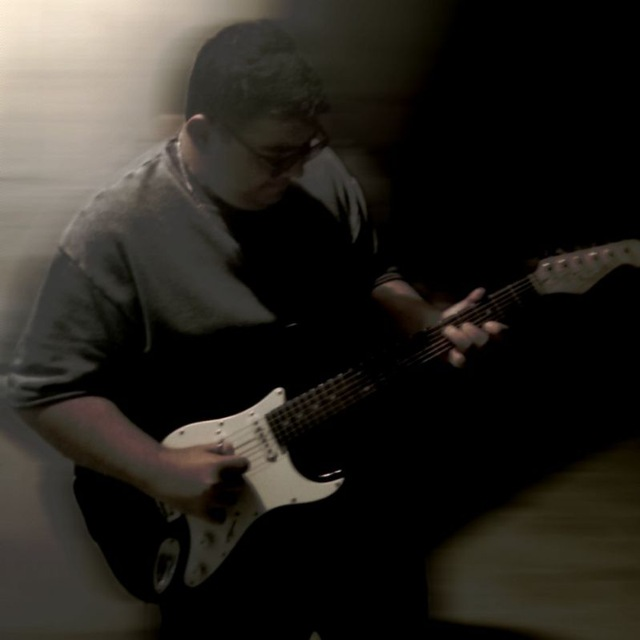
#> input picture edge detection/img1.png, 640 x 640 px
$ python DetectEdges.py
#> lines starting #> are read from the running program, lines starting #| are printed output that depends on the picture
from PIL import Image
import numpy as np
import matplotlib.pyplot as plt
import cv2

img = np.array(Image.open('img1.png'))
#> img is the input picture: shape (640, 640, 3); mean R, G, B 40.1, 37.1, 31.8
plt.imshow(img)

def sobelKernel(img):
    x = np.array([[-1,0,1],
                  [-2,0,2],
                  [-1,0,1]])
    y = np.array([[1,2,1],
                  [0,0,0],
                  [-1,-2,-1]])
    if len(img.shape)==3:
        img = np.mean(img,axis=2)
    gradX = conv2d(img,x)
    gradY = conv2d(img,y)
    gMagnitude = np.sqrt(gradX**2+gradY**2)

    return gMagnitude

def prewittKernel(img):
    x = np.array([[-1,0,1],
                  [-1,0,1],
                  [-1,0,1]])
    y = np.array([[-1,-1,-1],
                  [0,0,0],
                  [1,1,1]])
    if len(img.shape)==3:
        img = np.mean(img,axis=2)
    gradX = conv2d(img,x)
    gradY = conv2d(img,y)
    gMagnitude = np.sqrt(gradX**2+gradY**2)

    return gMagnitude

def cannyKernel(img,lowthresh,hightresh):
    blur = cv2.GaussianBlur(img,(5,5),0)
    edge = cv2.Canny(blur,lowthresh,hightresh)
    return edge

def conv2d(img,kernel):
    kernel = np.flipud(np.fliplr(kernel))
    height,width = kernel.shape
    padding = np.pad(img,pad_width=((1,1),(1,1)),mode="constant",constant_values=0)
    outImg = np.zeros_like(img)
    for i in range(img.shape[0]):
        for j in range(img.shape[1]):
            outImg[i,j] = np.sum(padding[i:i+height,j:j+width]*kernel)

    return outImg

sobel = sobelKernel(img)
#> after the loop in conv2d, `for i in range(img.shape[0]):`:
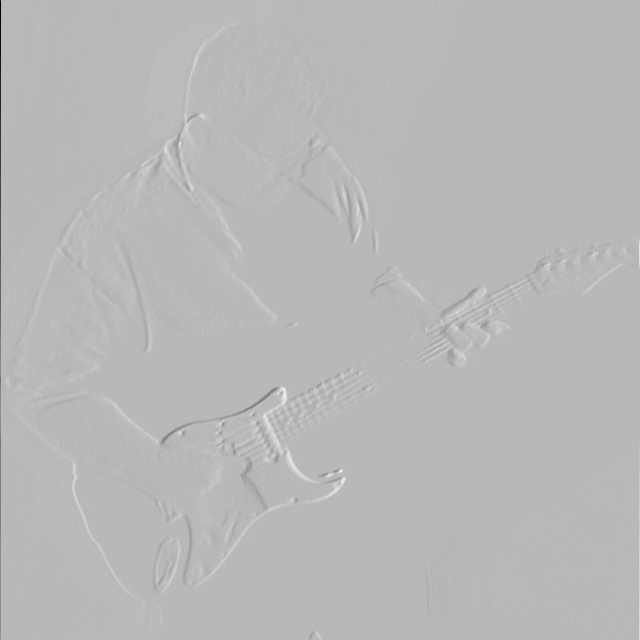
#> outImg: shape (640, 640) float64; min -951, max 361.7, mean 0.7; drawn with min black and max white
#> after the loop in conv2d (call 2), `for i in range(img.shape[0]):`:
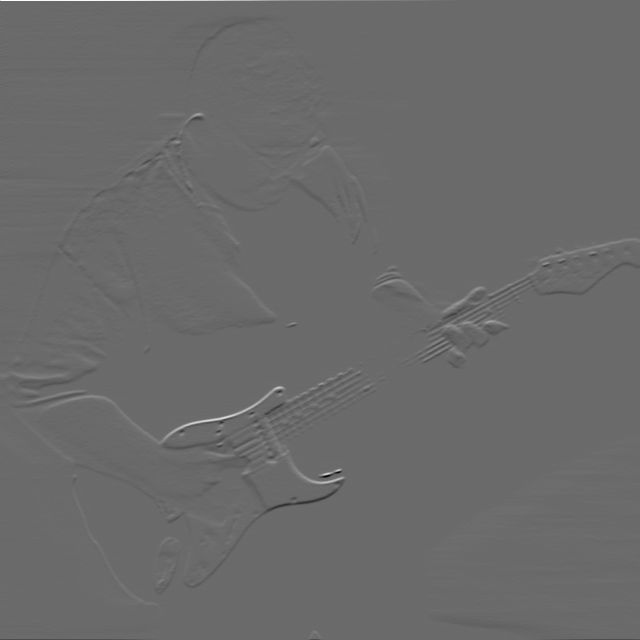
#> outImg: shape (640, 640) float64; min -685.7, max 949, mean -0.5; drawn with min black and max white
#> in sobelKernel, `gMagnitude = np.sqrt(gradX**2+gradY**2)`:
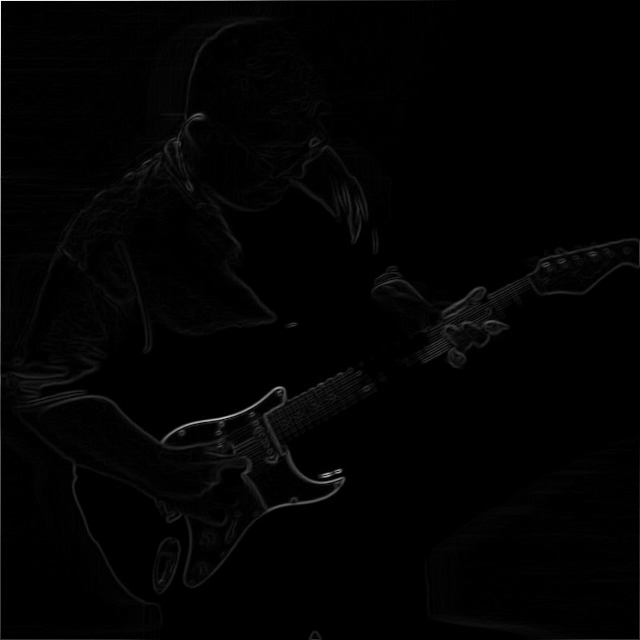
#> gMagnitude: shape (640, 640) float64; min 0, max 1005.5, mean 12.1; drawn with min black and max white
plt.title("SOBEL")
plt.imshow(sobel.astype(np.uint8), cmap='gray')

prew = prewittKernel(img)
#> after the loop in conv2d (call 4), `for i in range(img.shape[0]):`:
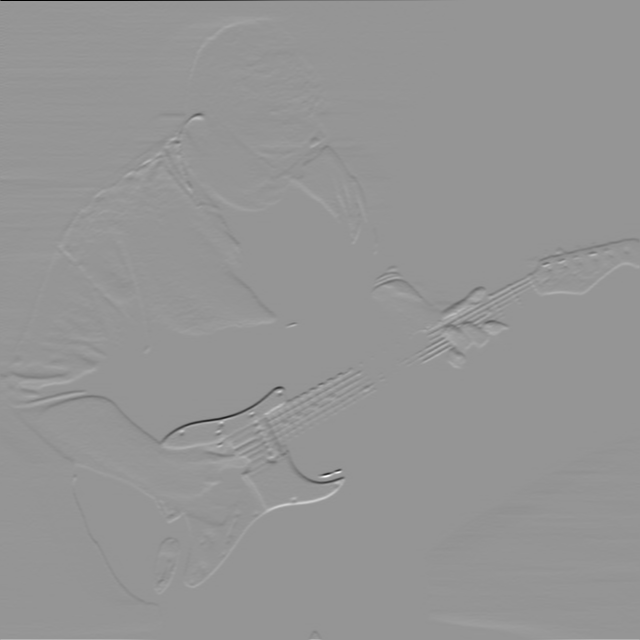
#> outImg: shape (640, 640) float64; min -711, max 504.3, mean 0.4; drawn with min black and max white
plt.title("PREWITT")
plt.imshow(prew.astype(np.uint8),cmap="gray")

low_threshold = 30
high_threshold = 80
canny = cannyKernel(img,low_threshold,high_threshold)
#> in cannyKernel, `edge = cv2.Canny(blur,lowthresh,hightresh)`:
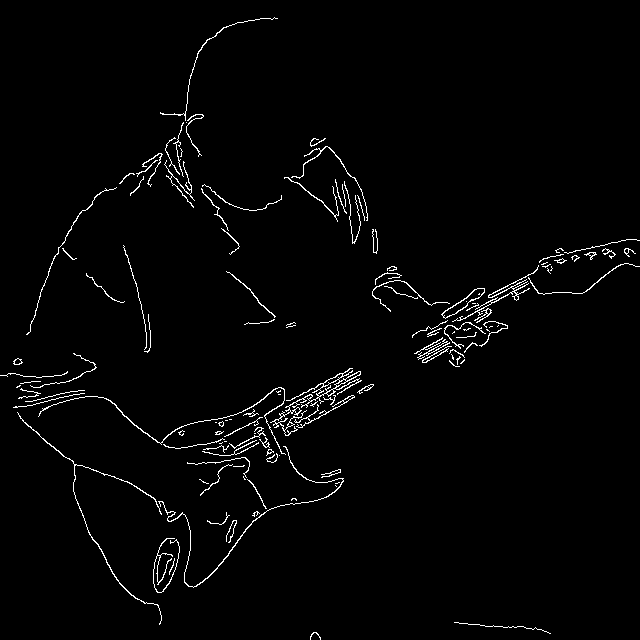
#> edge: shape (640, 640); 2% white in thin lines or dots
plt.title("CANNY")
plt.imshow(canny.astype(np.uint8),cmap="gray")
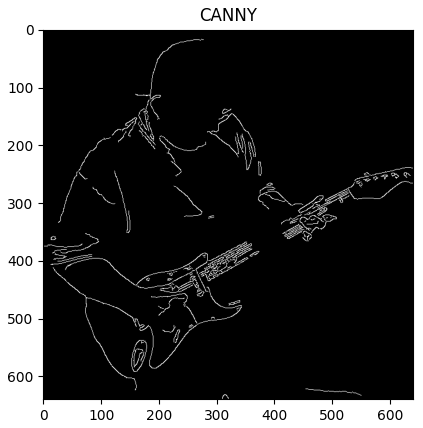
#> figure drawn by matplotlib, 1 panel
